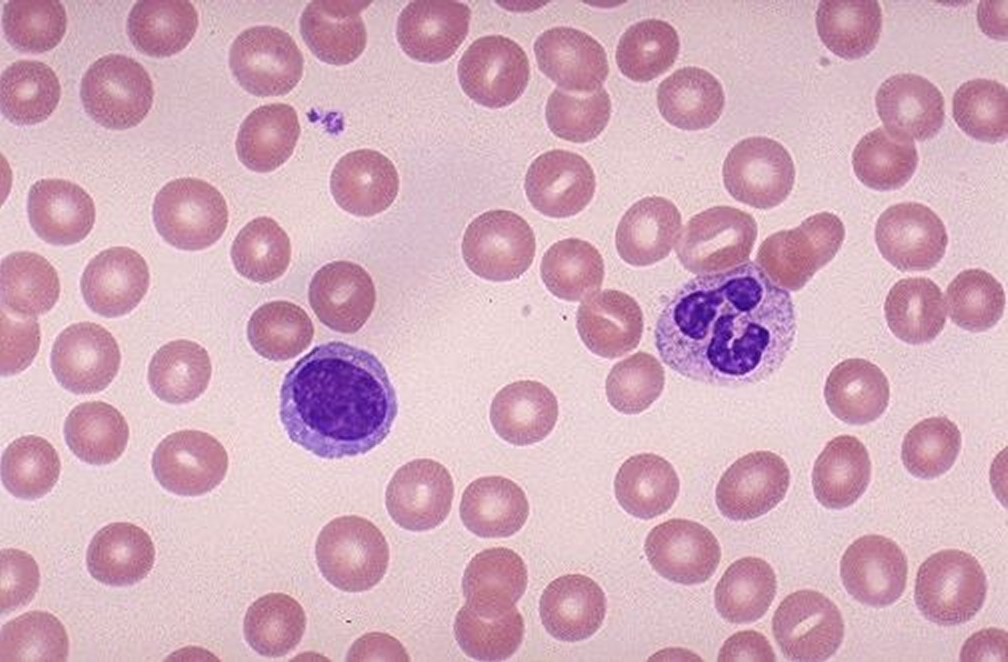
%> input picture lab/S4/cel_x2.jpg, 1008 x 662 px
$ octave morfologia3.m   (GNU Octave 9; MATLAB toolbox functions it lacks are replaced by stand-ins)
%> lines starting %> are read from the running program, lines starting %| are printed output that depends on the picture; in (x1, y1, x2, y2) boxes, pixels count from 0 and x2, y2 are one past the last pixel; in counts of white or black regions, pixels touching at a corner belong together; the program's own positions count from 1
I = rgb2gray(imread('cel_x2.jpg'));
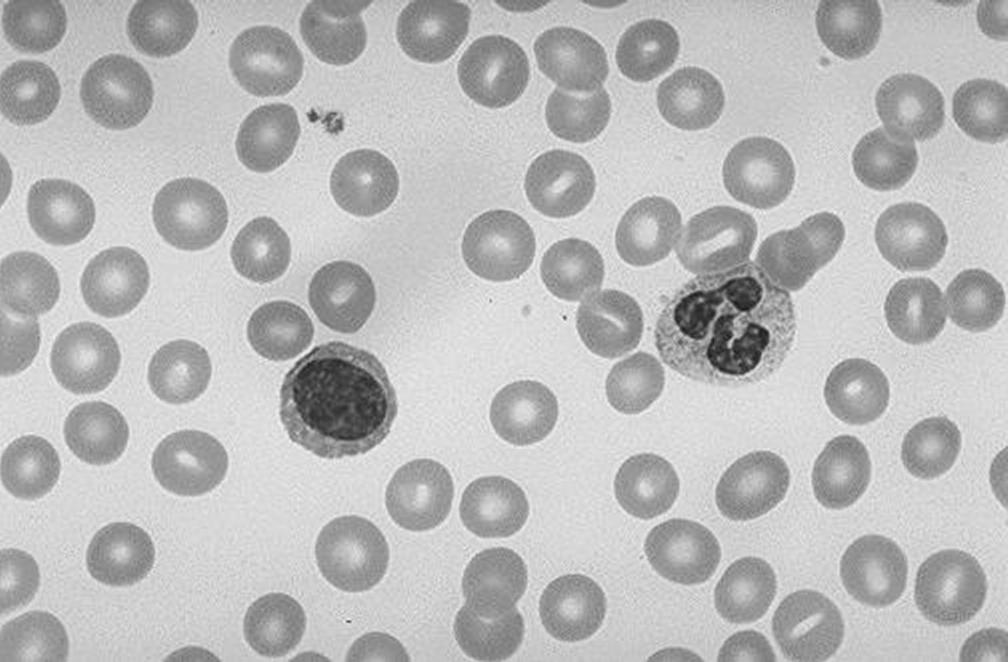
%> I: size 662x1008 uint8; min 25, max 243, mean 186.5
% h = imhist(I);
% plot(h);
BW = I < 180;
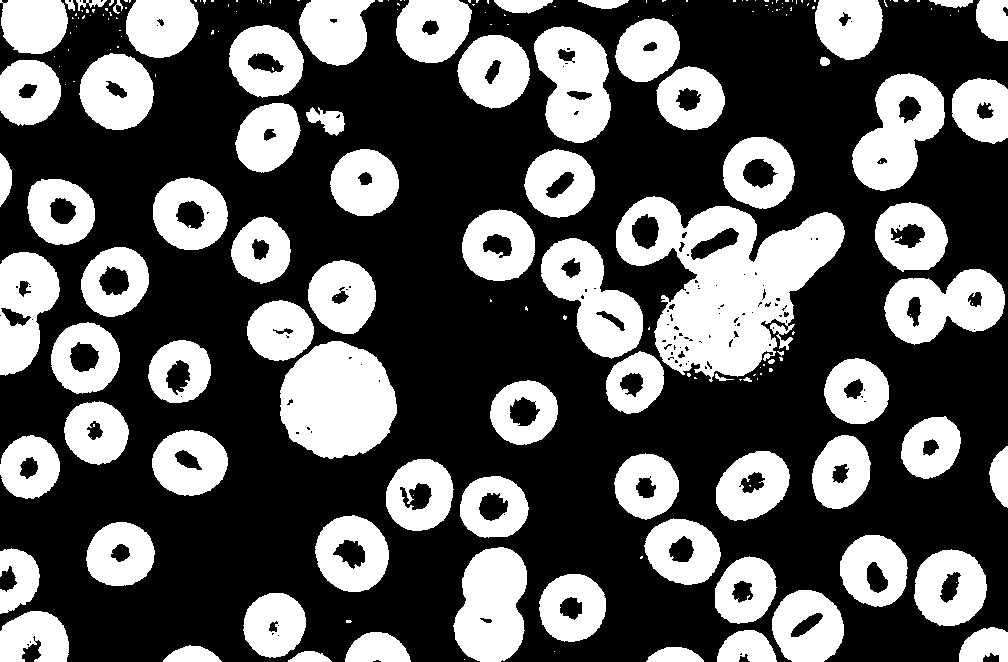
%> BW: size 662x1008 logical; 35.6% white; 201 white regions (123 under 20 px), largest, box (x1, y1, x2, y2) and area: (616, 196, 845, 382) 21625, (280, 341, 397, 459) 10490, (453, 547, 527, 662) 6522
BW = imfill(BW, 'holes');
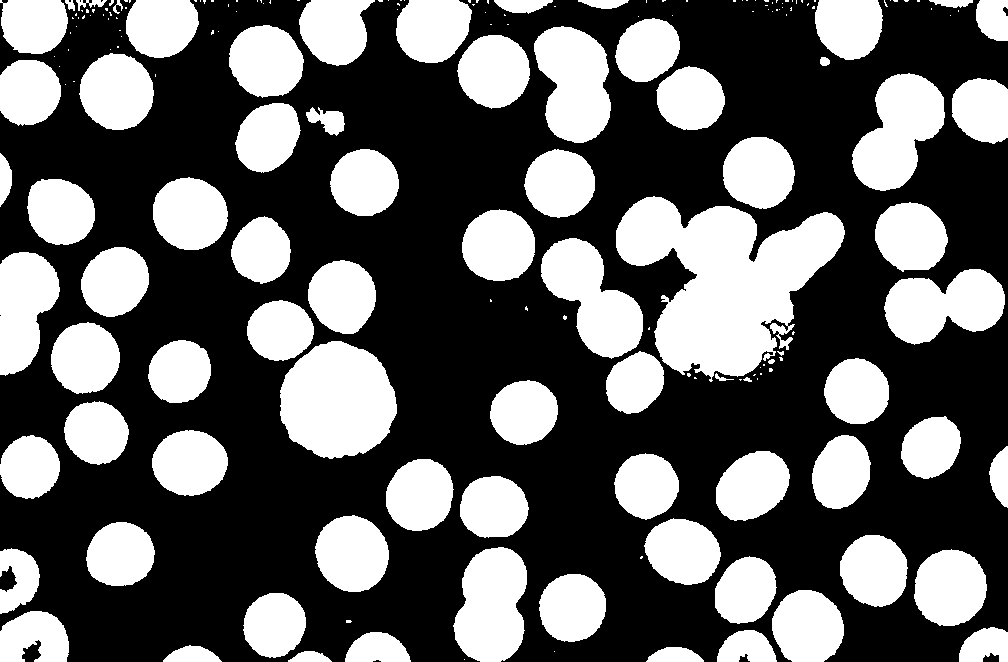
%> BW: size 662x1008 logical; 38.4% white; 192 white regions (114 under 20 px), largest, box (x1, y1, x2, y2) and area: (616, 196, 845, 382) 23494, (280, 341, 397, 459) 10531, (852, 73, 945, 191) 6811
DE = bwdist(not(BW), 'euclidean');
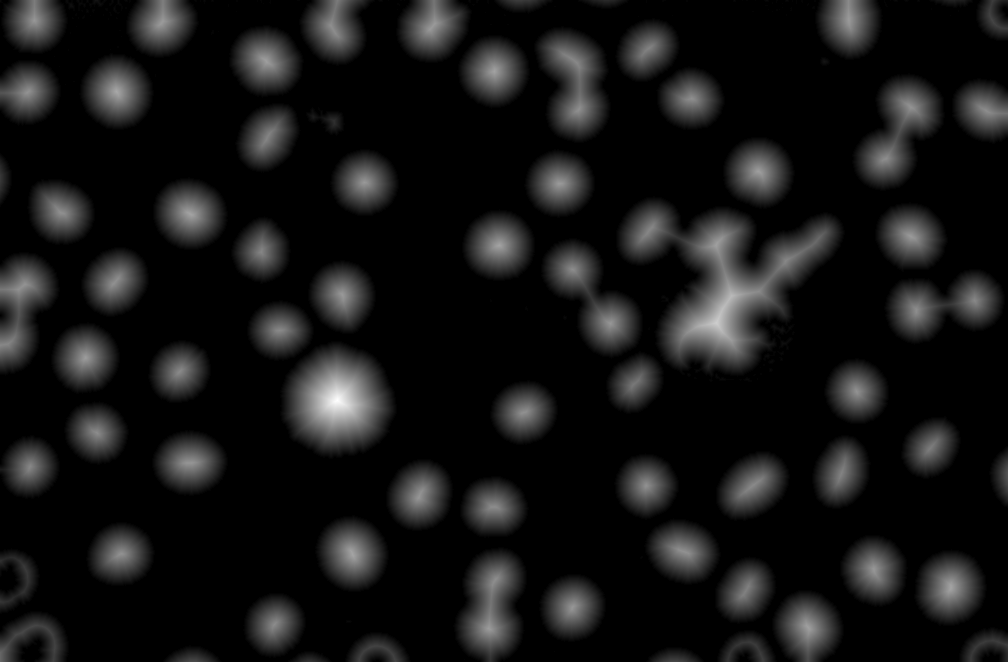
%> DE: size 662x1008 single; min 0, max 55.36, mean 4.6; drawn with min black and max white
BWDE = DE > 40;
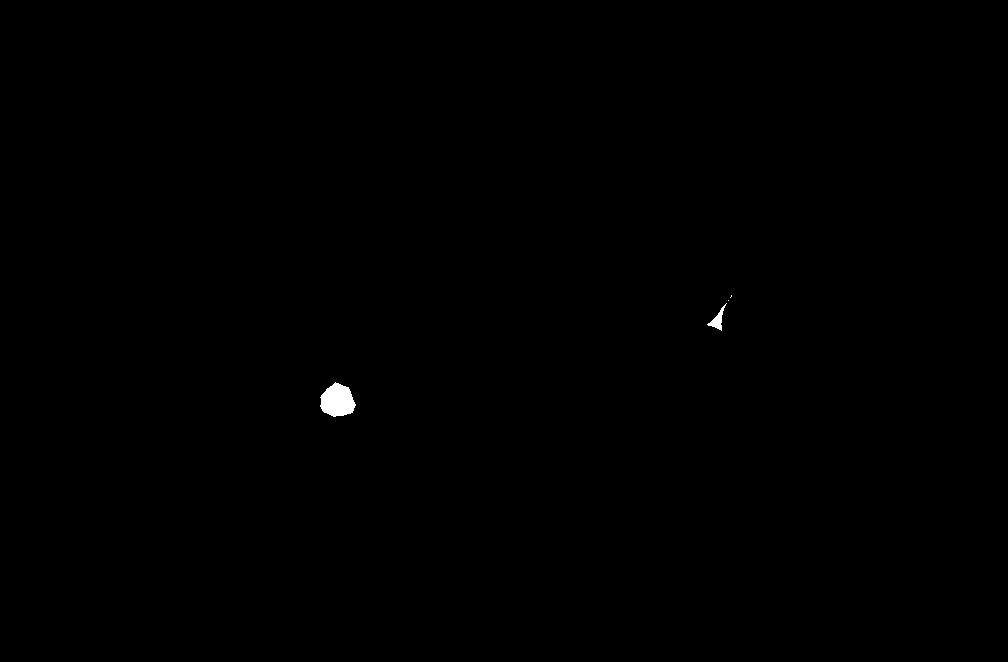
%> BWDE: size 662x1008 logical; 0.16% white; 4 white regions (2 under 20 px), largest, box (x1, y1, x2, y2) and area: (320, 382, 356, 417) 889, (707, 303, 727, 331) 171
imshow(BWDE);
